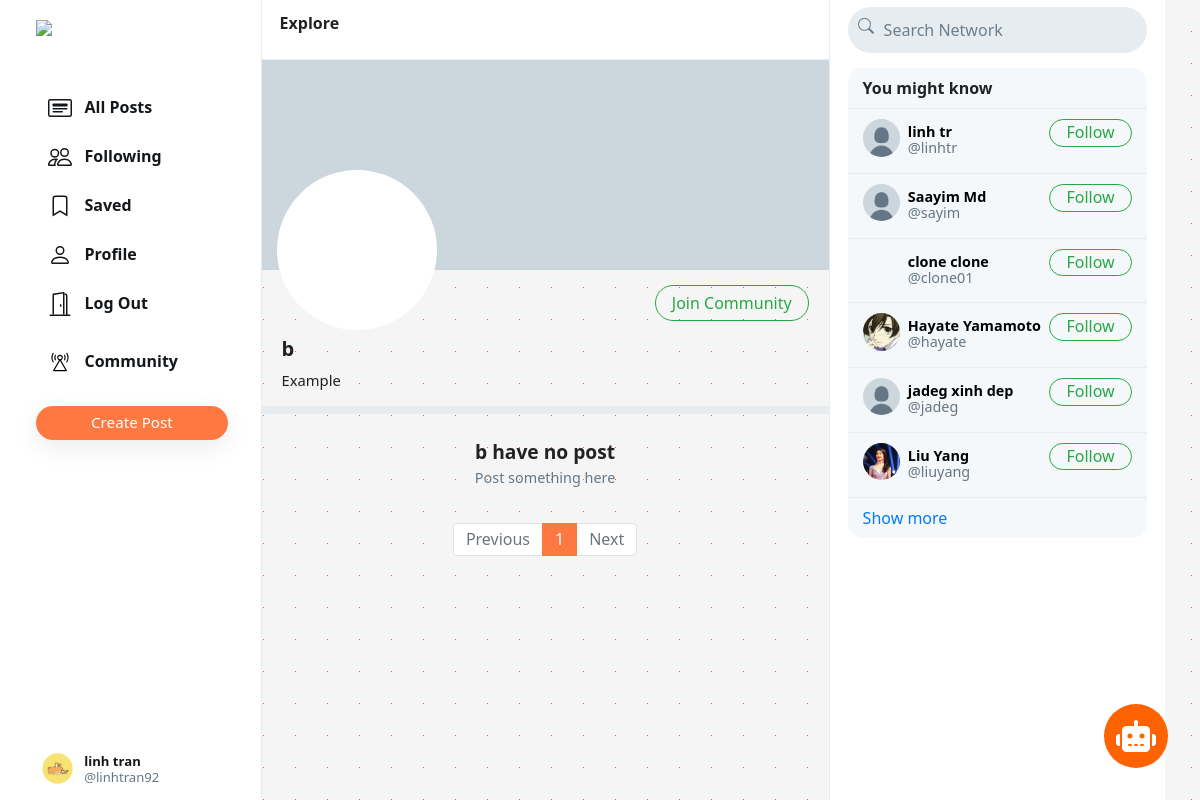
The page /community/2 (signed in) on the database its author committed.
### network/models.py (models this page shows, shortened)
class User(AbstractUser):
    profile_pic = models.ImageField(upload_to='profile_pic/')
    bio = models.TextField(max_length=160, blank=True, null=True)
    cover = models.ImageField(upload_to='covers/', blank=True)
    community = models.ManyToManyField('Community', blank=True, related_name='users', null=True, default=None)

class Community(models.Model):
    community_id = models.AutoField(primary_key=True, default=None)
    userlist = models.ManyToManyField(User, blank=True,related_name='userlist')
    postlist = models.ManyToManyField(Post, blank=True,related_name='postlist')
    name = models.CharField(max_length=64)
    description = models.TextField(max_length=140, blank=True)
    cover = models.ImageField(upload_to='covers/', blank=True)

### network/views.py (the view)
# urls.py: path("community/<int:id>", views.community, name='community'),
@login_required
@csrf_exempt
def community(request, id):
    if request.user.is_authenticated:
        community = Community.objects.get(community_id=id)
        communitys = Community.objects.filter(userlist=request.user)
        posts = Post.objects.filter(community=community).order_by('-date_created')
        paginator = Paginator(posts, 10)
        page_number = request.GET.get('page')
        if page_number == None:
            page_number = 1
        posts = paginator.get_page(page_number)
        followings = Follower.objects.filter(
            followers=request.user).values_list('user', flat=True)
        suggestions = User.objects.exclude(pk__in=followings).exclude(
            username=request.user.username).order_by("?")[:6]
        return render(request, "network/groupview.html", {
            "user": request.user,
            "posts": posts,
            "suggestions": suggestions,
            "page": "group",
            "community": community,
            "communitys": communitys,
        })
    else:
        return HttpResponseRedirect(reverse('login'))

### network/templates/network/groupview.html
{% extends 'network/index.html' %}
{% load static %}
{% block profile %}
<div class="profile-view" data-user="{{community.community_id}}">
    <div class="cover-image" style="background-image: url({{community.cover}})"></div>
    <div class="profile-image" style="background-image: url({{community.cover}})"></div>
    <div class="profile-details">
        <div>
            {% if user in community.userlist.all %}
            <a href="{% url 'leavecommunity' community.community_id %}">
                <button class="btn btn-success float-right" id="following-btn">Leave Community</button>
            </a>
            {% else %}
            <a href="{% url 'joincommunity' community.community_id %}">
                <button class="btn btn-outline-success float-right" id="follow-btn">Join Community</button>
            </a>
            {% endif %}
        </div>
        <div class="details-data">
            <h5>{{community.name}}</h5>
            <div class="bio">
                {% if community.description is not None %}
                {{community.description}}
                {% endif %}
            </div>
        </div>
    </div>
</div>
<div class="space"></div>
{% endblock %}
{% block emptyprofile %}
<center>
    <br>
    <strong style="font-size: 1.2em;">{{community.name}} have no post</strong>
    <div class="grey" style="font-size: .9em;">Post something here</div>
</center>
{% endblock %}

### network/templates/network/layout.html (shortened to what this page needs)
{% load static %}
<!DOCTYPE html>
<html lang="en">
<head>
    <link rel="stylesheet" href="https://cdnjs.cloudflare.com/ajax/libs/font-awesome/6.4.0/css/all.min.css">
    <link rel="stylesheet" href="https://stackpath.bootstrapcdn.com/bootstrap/4.4.1/css/bootstrap.min.css"
>
    <link href="{% static 'network/styles.css' %}" rel="stylesheet">
    <link rel="stylesheet" href="{% static 'network/chat.css' %}">
    <link rel="stylesheet" href="{% static 'network/community.css' %}">
    <link href='https://unpkg.com/boxicons@2.1.1/css/boxicons.min.css' rel='stylesheet'>
</head>
<body>
    <div class="body" data-page="{{page}}">
        <div class="sidenav">
            <a href="{% url 'index' %}" class="navbar-brand">
                <img src="{% static 'network/Images/logo.png' %}" height="31px">
            </a>
            <div style="height: 100%;">
                <div>
                    <div>
                        <ul>
                            <li class="nav-item" id="all_posts">
                                <a href="{% url 'index' %}" class="nav-link">
                                    <div>
                                        &nbsp;&nbsp;All Posts
                                    </div>
                                </a>
                            </li>
                            {% if user.is_authenticated %}
                            <li class="nav-item" id="following">
                                <a href="{% url 'following' %}" class="nav-link">
                                    <div>
                                        &nbsp;&nbsp;Following
                                    </div>
                                </a>
                            </li>
                            <li class="nav-item" id="saved">
                                <a href="{% url 'saved' %}" class="nav-link">
                                    <div>
                                        <svg width="1.5em" height="1.5em" viewBox="0 0 16 16" class="bi bi-bookmark"
                                            fill="currentColor" xmlns="http://www.w3.org/2000/svg">
                                            <path fill-rule="evenodd"
                                                d="M8 12l5 3V3a2 2 0 0 0-2-2H5a2 2 0 0 0-2 2v12l5-3zm-4 1.234l4-2.4 4 2.4V3a1 1 0 0 0-1-1H5a1 1 0 0 0-1 1v10.234z" />
                                        </svg>
                                        &nbsp;&nbsp;Saved
                                    </div>
                                </a>
                            </li>
                            <li class="nav-item" id="profile">
                                <a href="{% url 'profile' user.username %}" class="nav-link">
                                    <div>
                                        &nbsp;&nbsp;Profile
                                    </div>
                                </a>
                            </li>
                            <li class="nav-item" id="logout">
                                <a href="{% url 'logout' %}" class="nav-link">
                                    <div>
                                        &nbsp;&nbsp;Log Out
                                    </div>
                                </a>
                            </li>
                            {% endif %}
                        </ul>
                    </div>
                    {% if user.is_authenticated %}
                    <li class="nav-item" id="login">
                        <a onclick="togglecommunity()" class="nav-link">
                            <div>
                                &nbsp;&nbsp;Community
                            </div>
                        </a>
                    </li>
                    <br>
                    <button id="popup-btn" class="btn btn-success new-post-btn"
                        style="background-color: #fe7941 !important; border: none !important;"
                        onclick="createpost()">Create
                        Post</button>
                    {% endif %}
                </div>
                <div style="position: absolute; bottom: 10px;">
                    {% if user.is_authenticated %}
                    <li class="nav-item sidenav-user">
                        <a href="{% url 'profile' user.username %}" class="nav-link">
                            <div class="user_account">
                                <div class="small-profilepic"
                                    style="float: left; background-image: url(/media/{{user.profile_pic}})"></div>
                                <div style="height: 2.7vw; margin: auto;">
                                    <div style="margin-top: 4px;"><strong>{{user.first_name}}
                                            {{user.last_name}}</strong></div>
                                    <div class="grey" style="margin-top: 4px;">@{{ user.username }}</div>
                                </div>
                            </div>
                        </a>
                    </li>
                    {% endif %}
                </div>
            </div>
        </div>
        {% block body %}
        {% endblock %}
        <div class="right-div">
            <nav class="head">
                <form action="#">
                    <div class="search-div">
                        <div>
                        </div>
                        <input type="text" name="query" id="search-box" placeholder="Search Network">
                    </div>
                </form>
            </nav>
            <div class='right-div-content'>
                <div class="space" style="background-color: white;"></div>
                {% if user.is_authenticated %}
                <div class="suggestion-box">
                    <div class="suggestion-header">
                        You might know
                    </div>
                    {% for suggestion in suggestions %}
                    <div class="suggestion-user">
                        <div>
                            <a href="{% url 'profile' suggestion.username %}">
                                <div class="small-profilepic"
                                    style="background-image: url(/media/{{suggestion.profile_pic}})"></div>
                            </a>
                        </div>
                        <div class="user-details">
                            <a href="{% url 'profile' suggestion.username %}">
                                <div id="user-name">
                                    <strong>
                                        {{suggestion.first_name}} {{suggestion.last_name}}
                                    </strong>
                                </div>
                                <div class="grey">@{{suggestion.username}}</div>
                            </a>
                        </div>
                        <div>
                            <button class="btn btn-outline-success" type="button"
                                onclick="follow_user(this,'{{suggestion.username}}','suggestion')">Follow</button>
                        </div>
                    </div>
                    {% empty %}
                    <div style="text-align: center; border-bottom: .5px solid #e6ecf0; padding: 10px 15px;">
                        <span class="grey" style="font-size: .9em;">No suggestions available.</span>
                    </div>
                    {% endfor %}
                    <div class="suggestion-footer">
                        <a href="#">Show more</a>
                    </div>
                </div>
                {% endif %}
                <div class="chatbox-wrapper">
                    <div class="chatbox-toggle">
                        <i class="fa-solid fa-robot fa-beat-fade"></i>
                    </div>
                </div>
            </div>
        </div>
    </div>
</body>
</html>

### network/static/network/styles.css (style rules this page uses)
.body { display: flex; min-height: 100%; font-family: system-ui, sans-serif; }
.btn { border-radius: 20px; padding: 0.32rem 1rem 0.375rem 1rem; }
.btn, .btn:focus, .btn:active { box-shadow: none !important; -webkit-box-shadow: none !important; }
.grey { color: #657786; }
svg { vertical-align: text-top; }
.sidenav { height: 100%; width: 21.8%; position: fixed; top: 0; left: 0; padding: 15px; list-style: none; border-right: .5px solid #e6ecf0; z-index: 100; padding-left: 3%; background-color: white; }
.sidenav ul { list-style: none; padding-left: 0px; margin-top: 3vh; }
.sidenav li { margin-top: 7px; }
.sidenav .nav-link { color: #14171a; line-height: .7em; font-weight: 700; padding: 0px; }
.sidenav .nav-link>div { padding: 10px 20px 8px 12px; border-radius: 25px; line-height: 0.9em; width: max-content; }
.new-post-btn { padding-left: 55px !important; padding-right: 55px !important; font-size: .95em; font-weight: 530; box-shadow: rgba(0, 0, 0, 0.08) 0px 8px 24px !important; }
.user_account { display: flex; font-size: .82rem; font-weight: normal; padding-top: 3px !important; padding-bottom: 3px !important; padding-left: 3px !important; }
.user_account .small-profilepic { transform: scale(.82); margin-left: auto; margin-top: auto; }
.head { height: 7.5vh; }
.small-profilepic { width: 3.1vw; height: 3.1vw; border-radius: 9999px; overflow: hidden; margin-right: 8px; background-size: cover; background-repeat: no-repeat; background-position: center; box-sizing: content-box; }
.space { height: 8px; background-color: #e6ecf0; }
.cover-image { height: 210px; background-size: cover; background-position: center; background-repeat: no-repeat; background-color: #ccd6dd; }
.profile-image { width: 160px; height: 160px; position: absolute; left: 15px; top: 110px; border-radius: 99999px; border: 4px solid white; background-size: cover; background-repeat: no-repeat; background-position: center; background-color: white; }
.profile-details { padding: 15px 20px; }
.profile-details button { padding-bottom: 0.3rem; }
.profile-details>.details-data { margin-top: 52px; font-size: .92em; }
.profile-details h5 { font-weight: 800; margin-bottom: 0px; }
.profile-details a { color: black; text-decoration: none; }
.bio { margin-top: 8px; }
.right-div { width: 28%; height: 100vh; position: fixed; right: 2.95%; border-left: .5px solid #e6ecf0; background-color: white; }
.right-div .head { padding: .9vh 1.5vw; }
.right-div .search-div { margin-left: auto; margin-right: auto; display: flex; border-radius: 25px; background-color: #e6ecf0; padding-left: 10px; padding-right: 10px; vertical-align: middle; }
#search-box { height: 5.7vh; border: none; background: none; outline: none; width: 100%; margin-left: 8px; }
#search-box::placeholder { color: #6d7e8c; }
.right-div-content { height: 92.5vh; overflow: auto; padding-left: 1.5vw; padding-right: 1.5vw; }
.suggestion-box, .guest-box { border-radius: 15px; overflow: hidden; background-color: #f5f8fa; }
.suggestion-header { padding: 13px 15px; line-height: .9em; font-weight: 800; border-bottom: .5px solid #e6ecf0; }
.suggestion-user { display: flex; padding: 10px 15px; font-size: .9em; border-bottom: .5px solid #e6ecf0; }
.suggestion-user a { color: black; text-decoration: none; }
.user-details { flex: 1; line-height: 1.1em; padding: 5px 0px 7px 0px; }
.suggestion-user .btn { padding: 0em 1em .09em 1em; }
.suggestion-footer { padding: 13px 15px; line-height: .9em; }
.suggestion-footer a { text-decoration: none; }

### rows shown on the page
User: profile_pic (picture), first_name "linh", last_name "tran", username "linhtran92"
Community: name "b", description "Example"
User: profile_pic (placeholder picture), first_name "linh", last_name "tr", username "linhtr"
User: profile_pic (placeholder picture), first_name "Saayim", last_name "Md", username "sayim"
User: first_name "clone", last_name "clone", username "clone01"
User: profile_pic (picture), first_name "Hayate", last_name "Yamamoto", username "hayate"
User: profile_pic (placeholder picture), first_name "jadeg", last_name "xinh dep", username "jadeg"
User: profile_pic (picture), first_name "Liu", last_name "Yang", username "liuyang"

### other values the page prints
{{ each }} "1"
